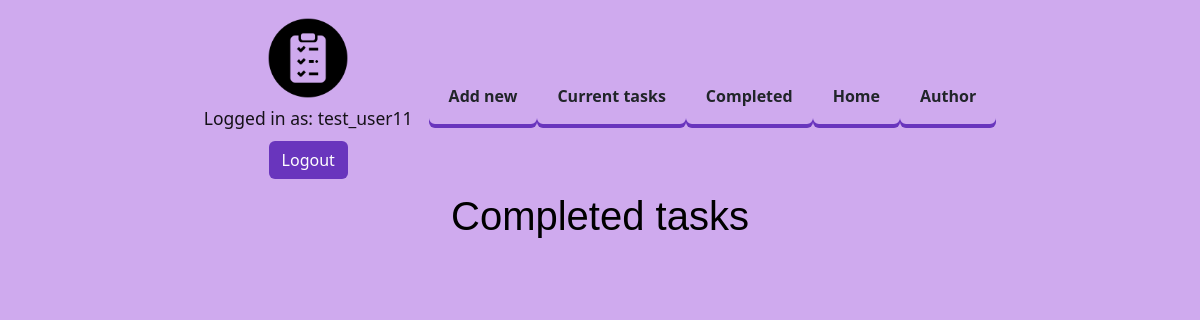
/completed/ (signed in), run on an earlier commit of the app's database.
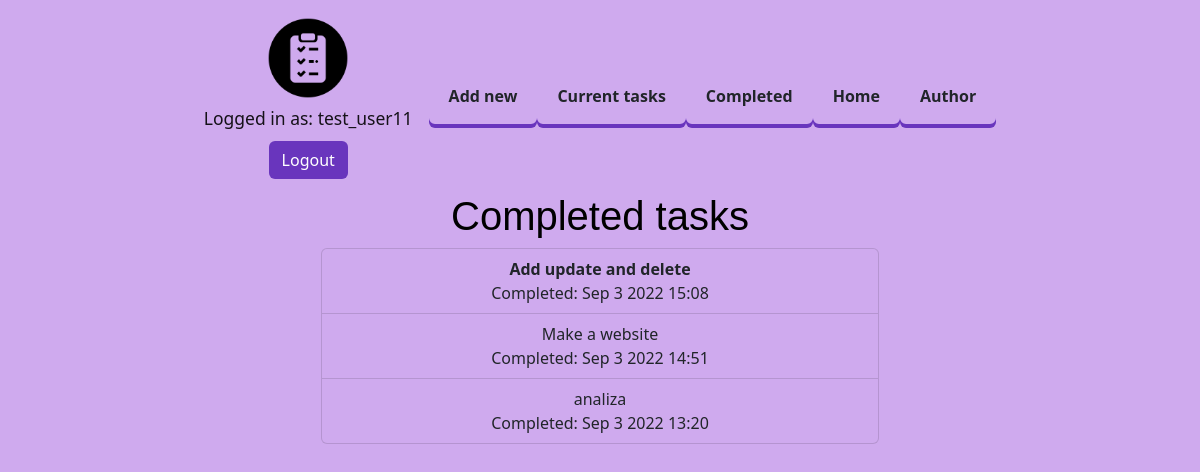
And on a later commit of the database.
### todo/models.py (models this page shows, shortened)
class Task(models.Model):
    name = models.CharField(max_length=100)
    description = models.TextField(blank=True)
    created_date = models.DateTimeField(default=now, editable=False)
    deadline = models.DateTimeField(null=True, blank=True)
    important = models.BooleanField(default=False)
    done = models.BooleanField(default=False)
    completed_date = models.DateTimeField(null=True, blank=True)
    user = models.ForeignKey(User, on_delete=models.CASCADE)

### todo/views.py (the view)
# urls.py: path('completed/', views.completed_tasks, name='completed_tasks'),
@login_required
def completed_tasks(request):
    tasks = Task.objects.filter(user=request.user, completed_date__isnull=False).order_by('-completed_date')
    return render(request, 'todo/completed_tasks.html', {'tasks': tasks})

### todo/templates/todo/completed_tasks.html (shortened to what this page needs)
{% extends "todo/base.html" %}
{% block content %}
<div class="container text-center">
<div class="w-50">
<h1>Completed tasks</h1>
<div class="list-group">
    {% for task in tasks %}
        <a id="bootstrap-override-link" class="list-group-item" href="{% url 'view_task' task.id %}">
            {% if task.important %}<b>{% endif %}
            {{ task.name }}
            {% if task.important %}</b>{% endif %}
            <BR>Completed: {{ task.completed_date|date:'M j Y H:i' }}
        </a>
    {% endfor %}
</div>
</div>
{% endblock %}

### todo/templates/todo/base.html (shortened to what this page needs)
{% load static %}
<!DOCTYPE html>
<html lang="en">
<head>
    <link href="https://cdn.jsdelivr.net/npm/bootstrap@5.2.0/dist/css/bootstrap.min.css"
          rel="stylesheet"
>
    <link rel="stylesheet" href="{% static 'todo/style.css' %}">
</head>
<body>
<nav class="navbar navbar-expand-md">
    <div class="container-md">
        <div class="collapse navbar-collapse justify-content-center" id="navbarNav">
            {% if user.is_authenticated %}
            <div class="navbar-brand">
                <img src="{% static 'todo/check-list.png' %}" clawidth="90" height="90" class="rounded mx-auto d-block">
                <span class="small text-center">Logged in as: {{ user.username }}
            <form action="{% url 'logout_user' %}" , method="POST">
                <button type="submit" class="btn mt-2">Logout</button>
            </form></span>
            </div>
            <ul class="nav nav-pills">
                <li class="nav-item">
                    <a class="nav-link" href="{% url 'create_task' %}">Add new</a>
                </li>
                <li class="nav-item">
                    <a class="nav-link" href="{% url 'current_todos' %}">Current tasks</a>
                </li>
                <li class="nav-item">
                    <a class="nav-link" href="{% url 'completed_tasks' %}">Completed</a>
                </li>
                <li class="nav-item">
                    <a class="nav-link" href="{% url 'home' %}">Home</a>
                </li>
                <li class="nav-item">
                    <a class="nav-link" href="https://github.com/kattat13">Author</a>
                </li>
            </ul>
            {% endif %}
        </div>
    </div>
</nav>
    {% block content %}
    {% endblock %}
</body>
</html>

### todo/static/todo/style.css (style rules this page uses)
body { background-color: #cfaaee; }
h1 { font-family: Helvetica; color: #000000; }
.btn { --bs-btn-bg: #6935bd; --bs-btn-color: #ffffff; --bs-btn-hover-color: #ffffff; --bs-btn-hover-bg: #9055ed; --bs-btn-hover-border-color: #6935bd; --bs-btn-bg: #6935bd; --bs-btn-color: #ffffff; }
.container { display: flex; justify-content: space-around; }
.nav-pills a { color: #9055ed; font-weight: bold; padding: 20px; text-decoration: none; border-bottom: 2px solid #9055ed; box-shadow: inset 0 -4px 0 #6935bd; color: inherit; transition: background 0.1s cubic-bezier(.33,.66,.66,1); }
#bootstrap-override-link { background-color: #cfaaee; text-decoration:none; }

What changed in the data, as far as the page shows it:
added Task: name "Add update and delete", completed_date "Sep 3 2022 15:08"
added Task: name "Make a website", completed_date "Sep 3 2022 14:51"
added Task: name "analiza", completed_date "Sep 3 2022 13:20"
